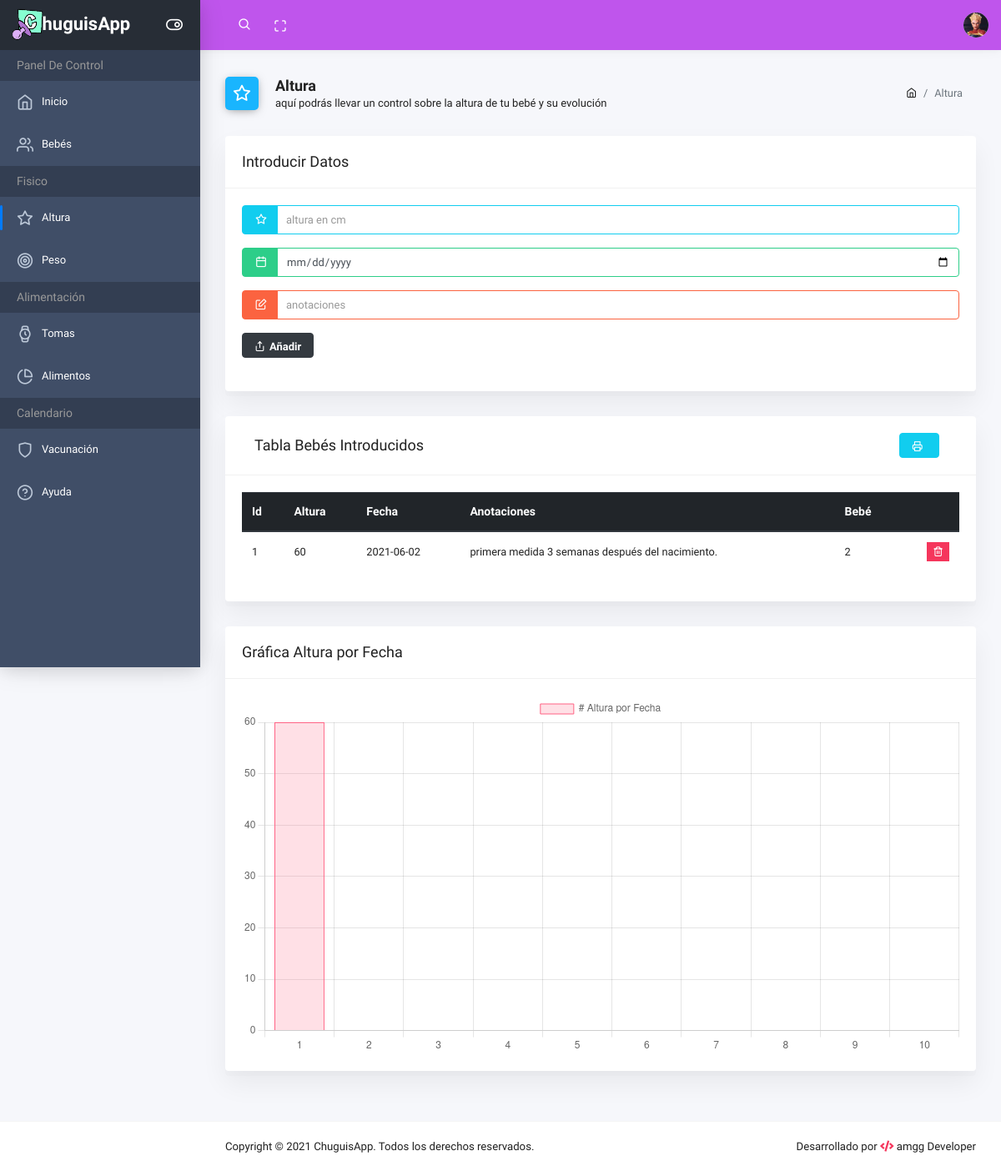
/panel/pages/altura.php (signed in), run on the app's committed database.
### tables this page shows
CREATE TABLE `users` (
  `id` int(11) NOT NULL,
  `name` varchar(255) NOT NULL,
  `mail` varchar(255) NOT NULL,
  `pass` varchar(255) NOT NULL,
  `pass2` varchar(255) NOT NULL,
  `picture` varchar(255) NOT NULL,
  `created` datetime NOT NULL DEFAULT current_timestamp(),
  `role` int(11) NOT NULL
);

CREATE TABLE `height` (
  `id` int(11) NOT NULL,
  `height` int(11) NOT NULL,
  `date` varchar(255) NOT NULL,
  `notes` varchar(255) NOT NULL,
  `idbaby` int(11) NOT NULL
);

### panel/pages/funheight.php (the view, shortened to what this page needs)
<?php
include_once '../../includes/conexion.php';
$id=$_SESSION['idUser'];
$querySelec="SELECT * FROM users WHERE id='$id'";
$queryBabies="SELECT * FROM babies WHERE usuario='$id'";
$resultSelec=mysqli_query($con,$querySelec) ;
$resultBabies=mysqli_query($con,$queryBabies);
$rowSelec=mysqli_fetch_assoc($resultSelec);
$rowBabies=mysqli_fetch_assoc($resultBabies);
$idBaby=$rowBabies['id'];
$pictureSelect=$rowSelec['picture'];
$queryHeight="SELECT * FROM height WHERE idBaby='$idBaby'";
$resultHeight=mysqli_query($con,$queryHeight);
$tableHeight='';
if(mysqli_num_rows($resultHeight)>0){
    while($rowHeight=mysqli_fetch_assoc($resultHeight)){
        $idH=$rowHeight['id'];
        $heightAl=$rowHeight['height'];
        $dateAl=$rowHeight['date'];
        $notesAl=$rowHeight['notes'];
        $idbabyAl=$rowHeight['idbaby'];
        $tableHeight.='<tr>
                    <td>'.$idH.'</td>
                    <td>'.$heightAl.'</td>
                    <td>'.$dateAl.'</td>
                    <td>'.$notesAl.'</td>
                    <td>'.$idbabyAl.'</td>
                    <td>
                        <div class="table-actions">
                            <form action="altura.php" method="POST">
                            <input type="hidden" name="idH" value="'.$idH.'">
                            <button type="submit" name="delete" class="btn-danger"><i class="ik ik-trash-2"></i></button>
                            </form>
                        </div>
                    </td>
                </tr>';
    }
}else{
}
?>

### panel/pages/menuModal.php (shortened to what this page needs)
<div class="dropdown">
    <a class="dropdown-toggle" href="#" id="userDropdown" role="button" data-toggle="dropdown" aria-haspopup="true" aria-expanded="false"><img class="avatar" src="../../images/users/<?php echo $pictureSelect;?>" alt=""></a>
</div>

### data on the page
users: picture (picture)
height: id "1", height "60", date "2021-06-02", notes "primera medida 3 semanas después del nacimiento.", idbaby "2"

### other printed values
chart data {{ $heights }} 60,
